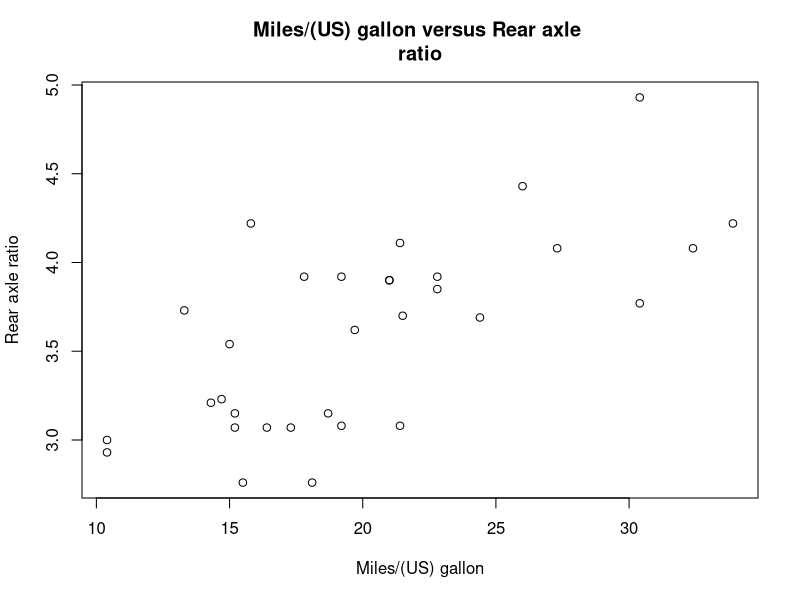
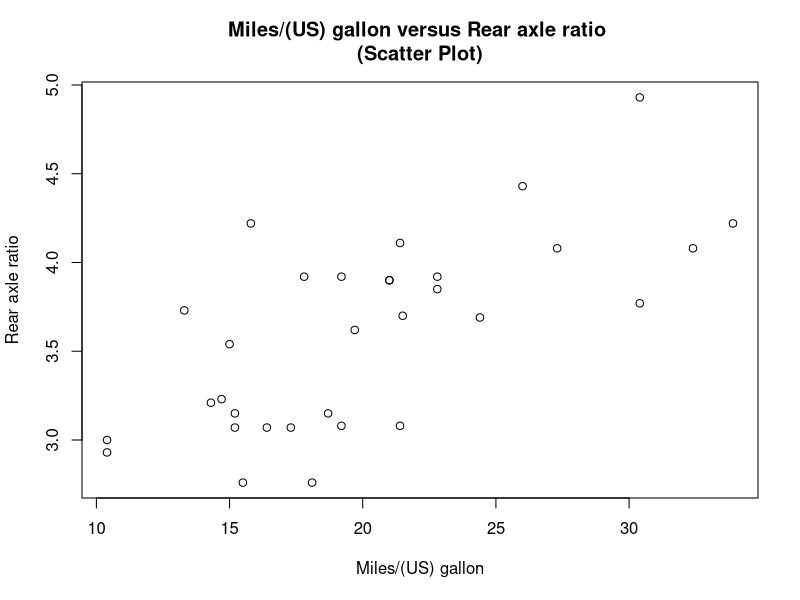

These charts were generated, in order, by the following R code:
# Load the mtcars dataset

data(mtcars)

# Plot Miles/(US) gallon versus Rear axle ratio as a line plot
plot(mtcars$mpg, mtcars$drat, main = "Miles/(US) gallon versus Rear axle 
ratio",
     xlab = "Miles/(US) gallon", ylab = "Rear axle ratio")

# Change the visualization to a scatter plot
plot(mtcars$mpg, mtcars$drat, main = "Miles/(US) gallon versus Rear axle ratio 
(Scatter Plot)",
     xlab = "Miles/(US) gallon", ylab = "Rear axle ratio", type = "p")